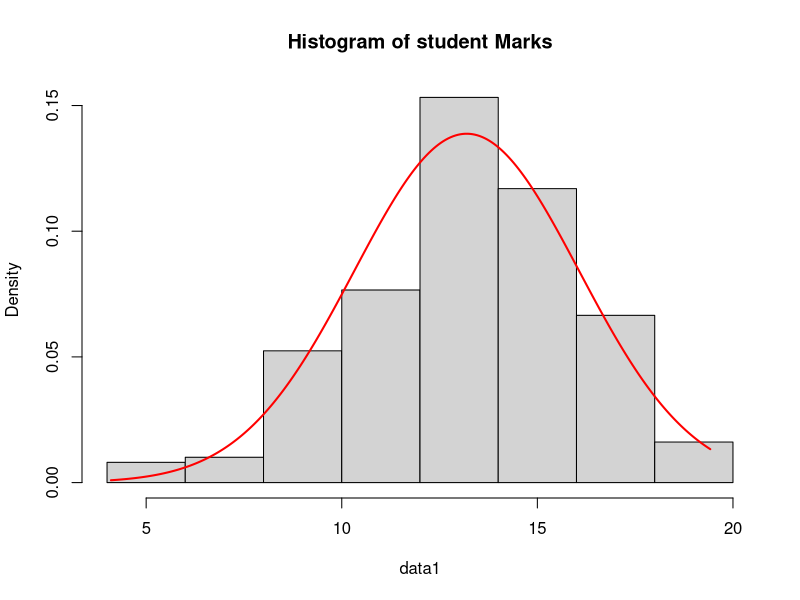
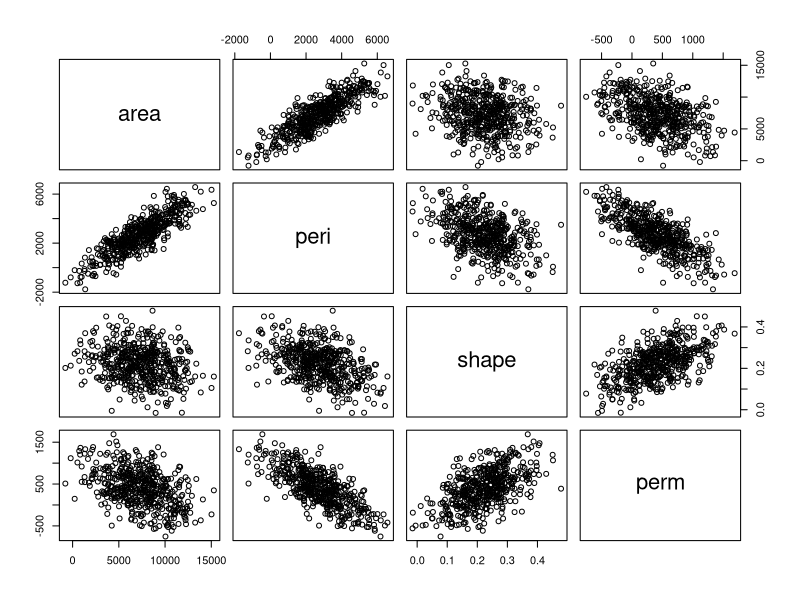
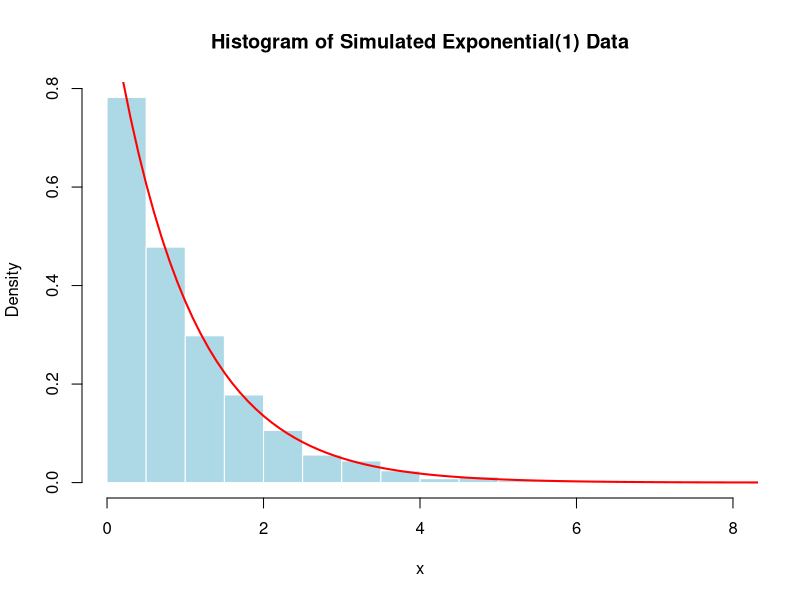
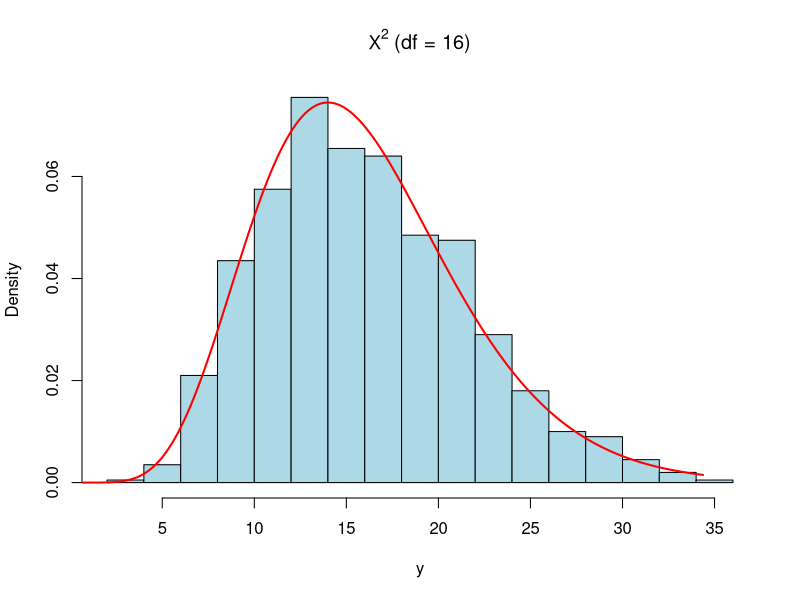
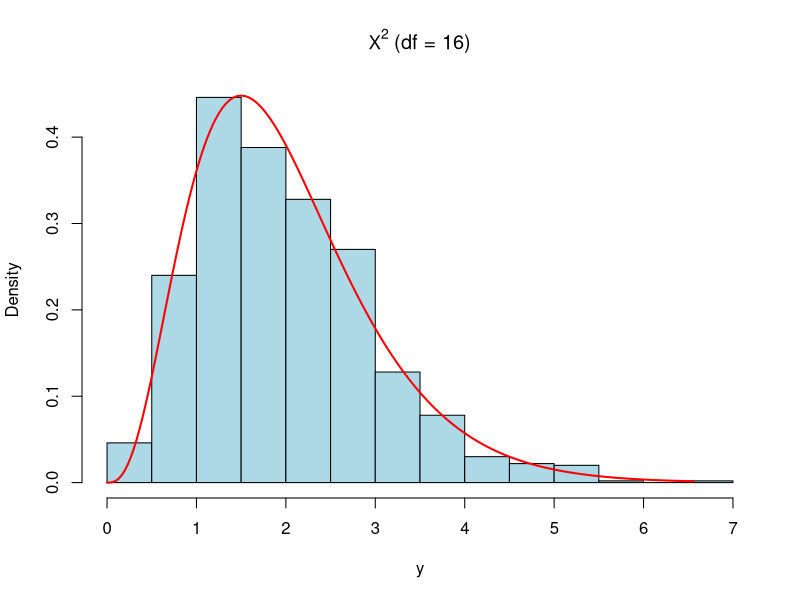
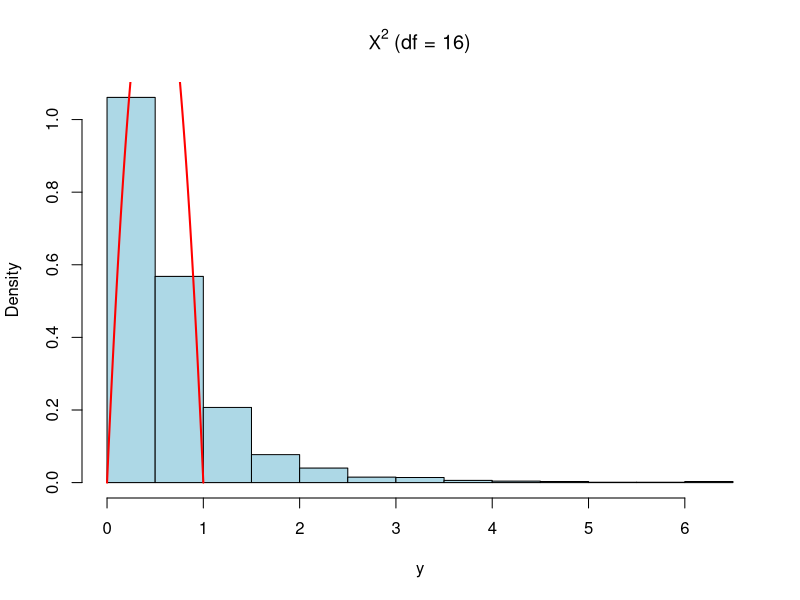

These charts were generated, in order, by the following R code:
## ---- chunk 1
knitr::opts_chunk$set(echo = TRUE)
## ---- chunk 2
m<-10^4
t<-runif(m,0,pi/3)
g<-sin(t)
teta<-(pi/3)*mean(g)
teta

## ---- chunk 3
m<-10^4
x<-2
y<-runif(m,0,1)
g<- exp(-x^2*y^2/2)
thi<- 0.5+ x*mean(g/sqrt(2*pi))
thi
## ---- chunk 4
m<-10^4
x<-2
g<- exp(-x^2*y^2/2)
thi<- 0.5+ x*mean(g/sqrt(2*pi))
variance<-mean((g-mean(g))^2)/m
variance
## ---- chunk 5

## ---- chunk 6
pnorm(2)
## ---- chunk 7
n<-10000
X<-2
y<-runif(n, 0, 1)
ph.hat2<-0.5 + 2*mean(exp(-2*y^2)/sqrt(2*pi))
ph.hat2
## ---- chunk 8
n<-10^4
u<-runif(n,0,0.5)
g<-exp(-u)
teta<-0.5* mean(g)
teta
## ---- chunk 9
# Variance estimate
n<-10^4
u<-runif(n,0,0.5)
g<-exp(-u)
teta<-0.5* mean(g)
teta
Var_theta_hat <- mean((g-mean(g))^2) / n
Var_theta_hat
## ---- chunk 10
# Define x values
x <- seq(0.1, 0.9, by = 0.1)

# Number of simulations
n <- 10^5

# Generate Beta(3,3) random numbers
y <- rbeta(n, 3, 3)
# Monte Carlo estimates of CDF
mc_values <- numeric(length(x))
for (i in 1:length(x)) {
  mc_values[i] <- sum(y <= x[i]) / n
}

# Exact CDF using pbeta
exact_values <- pbeta(x, 3, 3)
head(y)
## ---- chunk 11
mc_values
## ---- chunk 12
exact_values <- pbeta(x, 3, 3)
exact_values 
## ---- chunk 13
set.seed(123)

m <- 10^4
B <- 1000
x <- 1
a <- -4
M <- 1 / sqrt(2*pi)

# Sample mean estimator
phi_sm <- replicate(B, {
  Z <- rnorm(m)
  mean(Z <= x)
})

# Hit-or-miss estimator
phi_hm <- replicate(B, {
  T <- runif(m, a, x)
  U <- runif(m, 0, M)
  (x - a) * M * mean(U <= dnorm(T))
})

var_sm <- var(phi_sm)
var_hm <- var(phi_hm)

relative_efficiency <- var_hm / var_sm

c(var_sm = var_sm,
  var_hm = var_hm,
  relative_efficiency = relative_efficiency)

## ---- chunk 14
set.seed(123)

# Parameters
x <- 1      
m <- 10000     # Number of Monte Carlo samples

# -------------------------------
# Method 1: Sample mean Monte Carlo
# -------------------------------
Z <- rnorm(m)             
phi_mean <- mean(Z <= x)  
var_mean <- phi_mean * (1 - phi_mean) / m   

# -------------------------------
# Method 2: Hit-or-miss method
# -------------------------------
# rectangle: X ~ Uniform(a,x), Y ~ Uniform(0,fmax)
fmax <- 1 / sqrt(2*pi)
X <- runif(m, min=-5, max=x)  # take -5 as practical -infinity
Y <- runif(m, min=0, max=fmax)
hits <- Y <= dnorm(X)
phi_hit <- mean(hits) * (x + 5) * fmax  # scale by area of rectangle
var_hit <- var(hits * (x + 5) * fmax) / m



efficiency <- var_hit / var_mean
efficiency
## ---- chunk 15
data1<-c(6.89, 10.35, 14.5, 15.35, 13.4, 12.35, 13.6, 11.3, 4.6, 15.85, 10.15, 8.15, 8.25,
17.05, 15.2, 16.2, 15.05, 16.25, 18.5, 16.8, 15.25, 12.75, 12.45, 10.2, 13.3, 8.7,
13.05, 10.9, 13, 13.85, 11.55, 14.5, 12.85, 17.15, 13.3, 15.25, 17.55, 11.25, 12.85,
14.5, 10.7, 11.9, 14, 14.6, 12.4, 15.35, 12.3, 11.7, 11.7, 10, 11.8, 15.6,
8.6, 10, 12.5, 9.9, 10.3, 13.3, 14, 16.5, 14, 14.7, 18.2, 15.1, 14.4,
8.1, 12.4, 10.9, 13.1, 14.5, 15.4, 10, 13.2, 13.4, 14.6, 17.5, 13.4, 15.8,
13.2, 13.3, 13.8, 11.2, 15.3, 16.1, 9.3, 16.5, 11.5, 13, 14.7, 9.3, 8.6,
12.4, 12.8, 10.8, 5.5, 13.5, 12.4, 11.8, 12.2, 8.5, 9.4, 11.9, 8.6, 13.2,
12.4, 11.5, 10.1, 14.8, 12.7, 6.1, 8.6, 9.3, 9.9, 8.4, 11.3, 13.1, 13.5,
4.1, 7.5, 13.9, 15.1, 13.2, 14.5, 17.6, 14.7, 12.5, 15.4, 15.5, 9.2, 10.5,
13.45, 18.15, 10.9, 12.65, 13.2, 17.6, 13.9, 12.4, 14.6, 12.4, 17.15, 16.4, 13.75,
14.4, 17.35, 14.3, 14.65, 16.1, 11.25, 10.35, 13.95, 12.55, 7.6, 14.95, 9.6, 18.35,
12.2, 12.35, 16.7, 15.3, 9, 14.05, 14.65, 11.15, 17.45, 4.75, 13.6, 14.4, 15.2,
8.75, 13.4, 13.6, 14.35, 12.65, 14.9, 15.1, 15.45, 16.55, 9.75, 16.9, 14.35, 12.66,
11.44, 11.47, 12.1, 11.34, 10.88, 8.34, 13.24, 15.59, 14.09, 12.4, 15.84, 12.39, 17.64,
12.78, 12.78, 15.41, 11.21, 12.56, 10.85, 16.04, 11.1, 13.25, 15.9, 14.5, 12.42, 11,
10.08, 12.8, 8.18, 15.75, 13.26, 12.61, 13.98, 6.77, 13.85, 12.42, 15.36, 13.24, 13.88,
17.7, 15.02, 17.22, 16.98, 16.12, 17.66, 17.64, 13.32, 17.14, 11.6, 18.1, 14.13, 14.98,
16.44, 18.73, 14.82, 16.02, 14.66, 14.48, 12.56, 10.21, 18.72, 19.42, 16.22, 17.07, 15.82,
15.27)
length(data1)
data1
mean_m<-mean(data1)
mean_m
sd_m<-sd(data1)
sd_m
hist(data1, probability = TRUE, col = "lightgray", main = "Histogram of student Marks")
x_vals <- seq(min(data1), max(data1), length = 248)

# Add normal density curve
lines(x_vals,
      dnorm(x_vals, mean = mean_m, sd = sd_m),
      col = "red",
      lwd = 2)
## ---- chunk 16

# Sample size
n <- length(data1)

# Estimated parameters
mu <- mean(data1)
sigma <- sd(data1)

# Generate random sample
X_sim <- rnorm(n, mean = mu, sd = sigma)

head(X_sim)

## ---- chunk 17
mu <- mean(data1)
sigma <- sd(data1)
ks.test(X_sim, "pnorm", mean = mu, sd = sigma)
## ---- chunk 18
data(rock)
View(rock)
str(rock)
## ---- chunk 19
rmvn.Choleski <-
function(n, mu, Sigma) {
# generate n random vectors from MVN(mu, Sigma)
# dimension is inferred from mu and Sigma
d <- length(mu)
Q <- chol(Sigma) 
Z <- matrix(rnorm(n*d), nrow=n, ncol=d)
X <- Z %*% Q + matrix(mu, n, d, byrow=TRUE)
X
}

mu <- colMeans(rock)
mu
Sigma <- cov(rock)
Sigma

X <- rmvn.Choleski(500, mu, Sigma)
pairs(X)

## ---- chunk 20
set.seed(123)

n <- 1000
accepted <- numeric()

while(length(accepted) < 20) {
  Y <- runif(1, -1, 1)   # proposal
  U <- runif(1, 0, 1)    # uniform(0,1)
  
  if (U <= 1 - Y^2) {
    accepted <- c(accepted, Y)
  }
}

accepted

## ---- chunk 21
set.seed(123)
n <- 1000

# Generate Uniform(0,1)
U <- runif(n)

# Transformation to Exponential(1)
X <- -log(U)

# Histogram (density scale)
hist(X, probability = TRUE,
     col = "lightblue",
     border = "white",
     main = "Histogram of Simulated Exponential(1) Data",
     xlab = "x")

# Create x-values for theoretical density
x_vals <- seq(0,10,0.1)

# Superimpose exponential density using lines()
lines(x_vals, dexp(x_vals, rate = 1),
      col = "red",
      lwd = 2)


## ---- chunk 22
n<-1000
nu <- 8
U<-runif(n*nu)

# Generate exponential variables in matrix form
X <- matrix(-log(U), nrow = nu)

# Chi-square transformation
Y_chi <- 2 * colSums(X)

# Plot
hist(Y_chi, probability = TRUE,
     col = "lightblue",
     main = expression(Chi^2~"(df = 16)"),
     xlab = "y")

x_vals <- seq(0, max(Y_chi), length.out = 200)
lines(x_vals, dchisq(x_vals, df = 16), col = "red", lwd = 2)

## ---- chunk 23
n<-1000
alpha<-4
beta<-1/2
U<-runif(n*alpha)

# Generate exponential variables in matrix form
X <- matrix(-log(U), nrow = alpha)

# Chi-square transformation
Y_Gamma <- beta * colSums(X)

# Plot
hist(Y_Gamma, probability = TRUE,
     col = "lightblue",
     main = expression(Chi^2~"(df = 16)"),
     xlab = "y")

x_vals <- seq(0, max(Y_Gamma), length.out = 200)
lines(x_vals, dgamma(x_vals,shape = alpha, scale = beta), col = "red", lwd = 2)
## ---- chunk 24
n<-1000
alpha<-2
beta<-2
a<-2
b<-2
U1<-runif(n*a)
U2<-runif(n*(a+b))

# Generate exponential variables in matrix form
X1 <- matrix(-log(U), nrow = a)
X2 <- matrix(-log(U), nrow = a+b)

# Chi-square transformation
Y_beta <- ( colSums(X1)/ colSums(X2))

# Plot
hist(Y_beta, probability = TRUE,
     col = "lightblue",
     main = expression(Chi^2~"(df = 16)"),
     xlab = "y")

x_vals <- seq(0,1, length.out = 200)
lines(x_vals, dbeta(x_vals,shape1 = a, shape2 = b), col = "red", lwd = 2)
## ---- chunk 25
n <- 1000
v <- 2
X <- matrix(rnorm(n*v), n, v)^2 #matrix of sq. normals
#sum the squared normal across each row: method 1
y <- rowSums(X)


